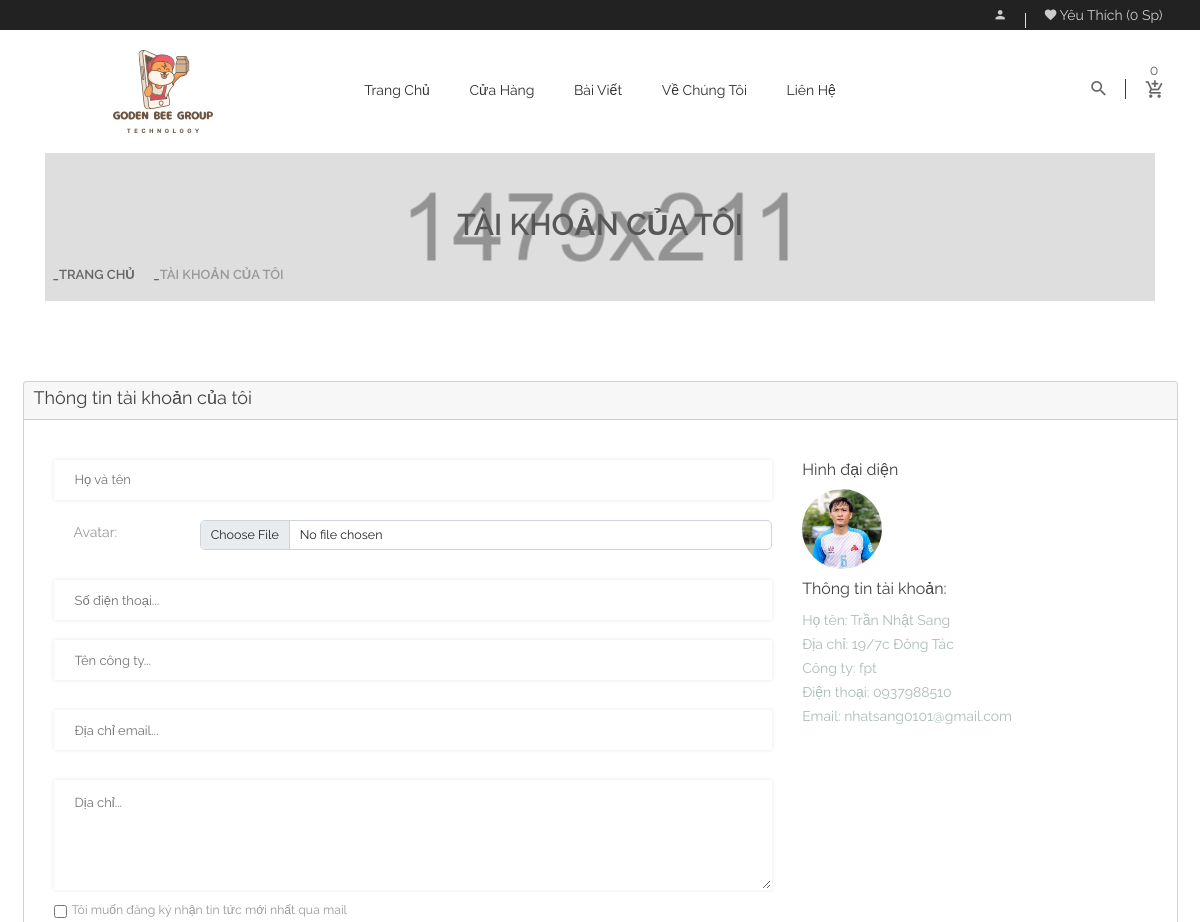
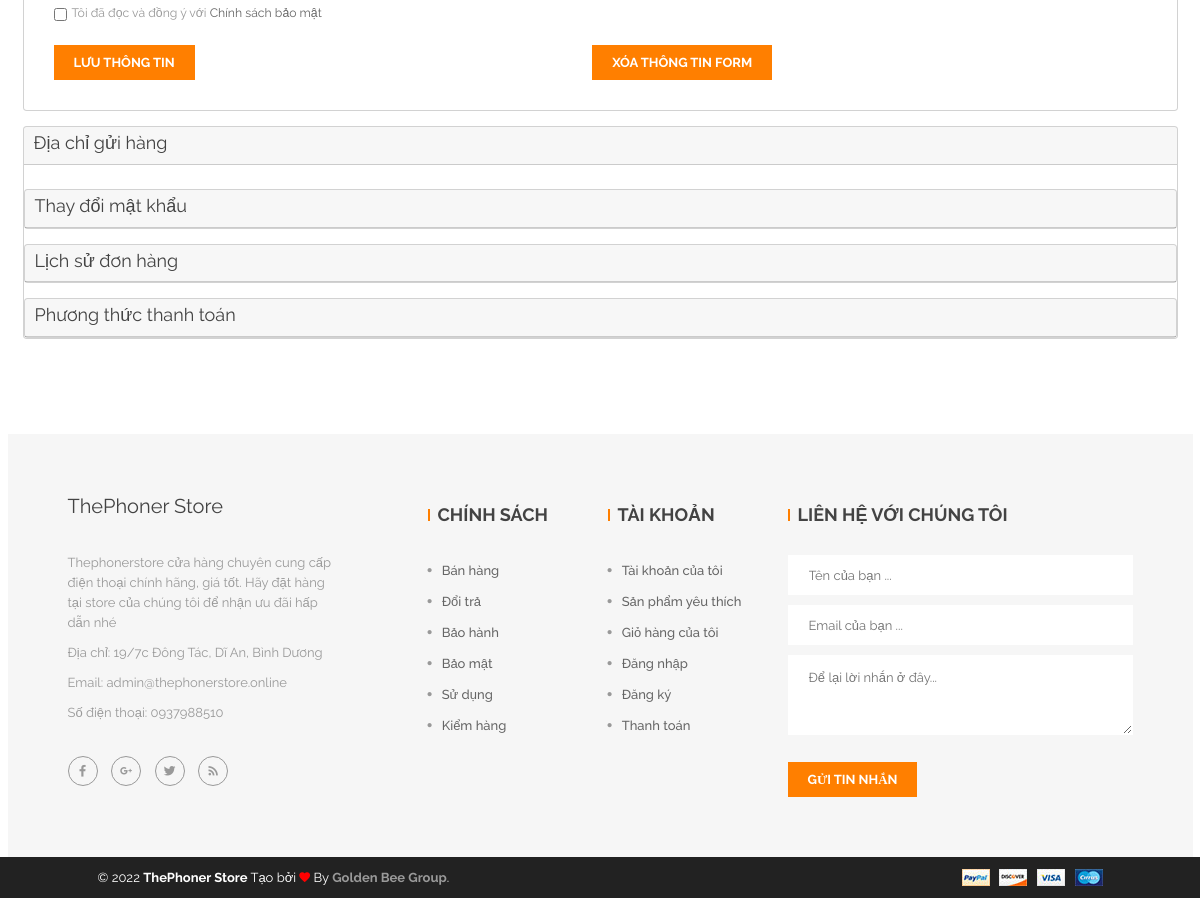
The page /site/index.php?act=settingaccount (signed in) on the database its author committed (2 pictures, top to bottom).
### tables this page shows
CREATE TABLE `tbl_nguoidung` (
  `id` int(10) NOT NULL,
  `tai_khoan` varchar(50) DEFAULT NULL,
  `mat_khau` varchar(50) NOT NULL,
  `ho_ten` varchar(50) NOT NULL,
  `diachi` varchar(255) DEFAULT NULL,
  `ship_address` varchar(255) DEFAULT NULL,
  `sodienthoai` varchar(11) NOT NULL,
  `kich_hoat` tinyint(1) NOT NULL DEFAULT 1,
  `hinh_anh` varchar(255) DEFAULT NULL,
  `email` varchar(50) NOT NULL,
  `vai_tro` tinyint(1) NOT NULL DEFAULT 3,
  `congty` varchar(50) DEFAULT NULL,
  `default_payment` varchar(15) DEFAULT 'codpayment'
);

### pdo-library.php (called while the page is built, shortened)
<?php
function pdo_get_connection()
{
    $servername = "localhost";
    $username = "root";
    $password = "";
    try {
        $conn = new PDO("mysql:host=$servername;dbname=duan1_database;charset=utf8", $username, $password);
        $conn->setAttribute(PDO::ATTR_ERRMODE, PDO::ERRMODE_EXCEPTION);
    } catch (PDOException $e) {
        echo "Connection failed: " . $e->getMessage();
    }
    return $conn;
}
function pdo_query_one($sql)
{
    $sql_args = array_slice(func_get_args(), 1);
    try {
        $conn = pdo_get_connection();
        $stmt = $conn->prepare($sql);
        $stmt->execute($sql_args);
        $row = $stmt->fetch(PDO::FETCH_ASSOC);
        return $row;
    } catch (PDOException $e) {
        throw $e;
    } finally {
        unset($conn);
    }
}

### DAO/user.php (called while the page is built, shortened)
<?php
function user_select_by_id($iduser)
{
    $sql = "SELECT * FROM tbl_nguoidung WHERE id=?";
    return pdo_query_one($sql, $iduser);
}

### site/view/pages/account/my-account.php (the view, shortened to what this page needs)
<div class="breadcrumbs-section plr-200 mb-80 section">
    <div class="breadcrumbs overlay-bg">
        <div class="container">
            <div class="row">
                <div class="col-lg-12">
                    <div class="breadcrumbs-inner">
                        <h1 class="breadcrumbs-title">Tài khoản của tôi</h1>
                        <ul class="breadcrumb-list">
                            <li><a href="index.html">Trang chủ</a></li>
                            <li>Tài khoản của tôi</li>
                        </ul>
                    </div>
                </div>
            </div>
        </div>
    </div>
</div>
<div id="page-content" class="page-wrapper section">
    <div class="login-section mb-80">
        <div class="container">
            <div class="row">
                <div class="col-lg-12 ">
                    <div class="my-account-content" id="accordion">
                        <div class="card mb-15">
                            <div class="card-header" id="headingOne">
                                <h4 class="card-title">
                                    <a href="#" data-bs-toggle="collapse" data-bs-target="#collapseOne"
                                        aria-expanded="true" aria-controls="collapseOne">Thông tin tài khoản của tôi</a>
                                </h4>
                            </div>
                            <div id="collapseOne" class="collapse show" aria-labelledby="headingOne"
                                data-bs-parent="#accordion">
                                <div class="card-body p-5">
                                    <div class="row">
                                        <div class="col-md-8">
                                            <form onsubmit="updateInfo()" action="./index.php?act=updateaccount"
                                                method="POST" enctype="multipart/form-data">
                                                <div class="new-customers">
                                                    <div class="">
                                                        <div class="row">
                                                            <div class="col-md-1w">
                                                                <input type="text" name="ho_ten"
                                                                    placeholder="Họ và tên">
                                                            </div>
                                                            <div class="mb-20 d-flex align-content-center">
                                                                <label for="formFileMultiple"
                                                                    class="form-label pl-20 w-25">Avatar:
                                                                </label>
                                                                <input class="form-control form-control-lg" type="file"
                                                                    name="hinh_anh" id="formFileMultiple">
                                                            </div>
                                                        </div>
                                                        <div class="form-group">
                                                            <input type="text" name="sodienthoai"
                                                                placeholder="Số điện thoại...">
                                                        </div>
                                                        <input type="text" name="companyname"
                                                            placeholder="Tên công ty...">
                                                        <div class="form-group">
                                                            <input type="text" name="email"
                                                                placeholder="Địa chỉ email...">
                                                        </div>
                                                        <div class="form-group">
                                                            <textarea name="diachi" class="custom-textarea"
                                                                placeholder="Dịa chỉ..."></textarea>
                                                        </div>
                                                        <div class="checkbox">
                                                            <label class="mr-10">
                                                                <small>
                                                                    <input type="checkbox" name="signup">Tôi muốn đăng
                                                                    ký
                                                                    nhận tin
                                                                    tức mới nhất qua mail
                                                                </small>
                                                            </label>
                                                            <br>
                                                            <label>
                                                                <small>
                                                                    <input type="checkbox" name="signup">Tôi đã đọc và
                                                                    đồng
                                                                    ý với <a href="index.php?act=privacy-policy">Chính
                                                                        sách
                                                                        bảo mật</a>
                                                                </small>
                                                            </label>
                                                        </div>
                                                        <div class="row">
                                                            <div class="col-md-6">
                                                                <input name="updateacountinfobtn"
                                                                    class="submit-btn-1 mt-20 btn-hover-1" type="submit"
                                                                    value="Lưu thông tin" />
                                                            </div>
                                                            <div class="col-md-6">
                                                                <button type="reset"
                                                                    class="submit-btn-1 mt-20 btn-hover-1 f-right"
                                                                    type="reset">Xóa thông tin form</button>
                                                            </div>
                                                        </div>
                                                    </div>
                                                </div>
                                            </form>
                                        </div>
                                        <div class="col-md-4">
                                            <?php include "./view/pages/account/account-info.php";?>
                                        </div>
                                    </div>
                                </div>
                            </div>
                        </div>
                    </div>
                    <div class="card mb-15">
                        <div class="card-header" id="headingTwo">
                            <h4 class="card-title">
                                <a id="shippingAddressBtn" data-bs-toggle="collapse" data-bs-target="#shippingAddress"
                                    aria-expanded="false" aria-controls="shippingAddress">Địa chỉ gửi hàng</a>
                            </h4>
                        </div>
                    </div>
                    <br>
                    <div class="card mb-15">
                        <div class="card-header">
                            <h4 class="card-title">
                                <a id="changePassBtn" data-bs-toggle="collapse" data-bs-target="#changePass"
                                    aria-expanded="false" aria-controls="changePass">Thay đổi mật khẩu</a>
                            </h4>
                        </div>
                    </div>
                    <div class="card mb-15">
                        <div class="card-header">
                            <h4 class="card-title">
                                <a id="historyOrderBtn" data-bs-toggle="collapse" data-bs-target="#historyOrder"
                                    aria-expanded="false" aria-controls="historyOrder">Lịch sử đơn hàng </a>
                            </h4>
                        </div>
                    </div>
                    <div class="card">
                        <div class="card-header">
                            <h4 class="card-title">
                                <a id="paymentMethodBtn" data-bs-toggle="collapse" data-bs-target="#paymentMethod"
                                    aria-expanded="false" aria-controls="paymentMethod">Phương thức thanh toán</a>
                            </h4>
                        </div>
                    </div>
                </div>
            </div>
        </div>
    </div>
</div>
</div>

### site/view/pages/account/account-info.php (shortened to what this page needs)
<h5 class="my-3">Hình đại diện</h5>
<?php
if (isset($_SESSION['iduser'])) {
    $iduser = $_SESSION['iduser'];
    $user = user_select_by_id($iduser);
}
$imgUrl = substr($user['hinh_anh'], 0, 4) == "http" ? $user['hinh_anh'] : "../uploads/" . $user['hinh_anh'];
?>
<img src="<?php echo $imgUrl ?>" alt="fsdf" style="width: 8rem; height: 8rem; object-fit: cover; border-radius: 50%"
    class="account-img">
<h5 class="mt-3">Thông tin tài khoản: </h5>
<ul>
    <li>
        Họ tên: <?php echo $user['ho_ten']; ?>
    </li>
    <li>
        Địa chỉ: <?php echo $user['diachi']; ?>
    </li>
    <li>
        Công ty: <?php echo $user['congty']; ?>
    </li>
    <li>
        Điện thoại: <?php echo $user['sodienthoai']; ?>
    </li>
    <li>
        Email: <?php echo $user['email']; ?>
    </li>
</ul>

### site/assets/css/style.css (style rules this page uses)
:root { --main-color: #ff7f00; }
.breadcrumbs { background: #f6f6f6 url("img/breadcrumb/1.png") no-repeat scroll center center; }
.overlay-bg { position: relative; }
.overlay-bg::before { background: #f6f6f6 none repeat scroll 0 0; content: ""; height: 100%; left: 0; opacity: 0.6; position: absolute; top: 0; transition: all 0.3s ease 0s; width: 100%; }
.breadcrumbs-inner { position: relative; z-index: 10; }
.breadcrumbs-title { color: #575757; font-size: 30px; font-weight: 600; line-height: 24px; margin-bottom: 0; padding: 60px 0 30px; text-align: center; text-transform: uppercase; }
.breadcrumb-list { line-height: 1; padding-bottom: 20px; }
.breadcrumb-list > li { color: #999999; display: inline-block; font-size: 13px; font-weight: 600; margin-right: 15px; text-transform: uppercase; }
.breadcrumb-list > li::before { content: "_"; left: 0; color: #666666; transition: all 0.3s ease 0s; }
.breadcrumb-list > li > a { color: #666666; }
.custom-textarea { height: 110px; }

### site/assets/css/responsive.css (style rules this page uses)
@media (min-width: 1170px) and (max-width: 1400px) { .plr-200 { padding-left: 45px; padding-right: 45px; } }
@media (min-width: 1200px) { .container { max-width: 1170px; } }

### site/assets/css/shortcode/default.css (style rules this page uses)
body { background: #fff; font-family: 'Raleway', sans-serif; font-weight: normal; font-style: normal; font-size: 14px; line-height: 24px; }
h1, h2, h3, h4, h5, h6 { font-family: 'Raleway', sans-serif; font-weight: normal; color: #434343; margin-top: 0px; font-style: normal; font-weight: 400; }
h1 a, h2 a, h3 a, h4 a, h5 a, h6 a { color: inherit }
h1 { font-size: 30px; font-weight: 500; }
h4 { font-size: 18px; }
h5 { font-size: 16px; }
h1, h2, h3, h4, h5, h6 { margin-bottom: 10px; }
ul { margin: 0px; padding: 0px; }
label { color: #999; font-size: 14px; font-weight: 400; }
.f-right { float: right }
.section { float: left; width: 100%; }
@media only screen and (min-width: 992px) { .container { --bs-gutter-x: 15px; } }
@media only screen and (min-width: 992px) { .container .row { --bs-gutter-x: 30px; } }
input[type="checkbox"] { vertical-align: middle; margin-right: 5px; }
a.button-border span, a.button-border-white span, input, select, textarea { -webkit-transition: all 0.5s ease-out 0s; -moz-transition: all 0.5s ease-out 0s; -ms-transition: all 0.5s ease-out 0s; -o-transition: all 0.5s ease-out 0s; transition: all 0.5s ease-out 0s; }
input[type="text"], input[type="password"] { background: #fff none repeat scroll 0 0; border: 1px solid transparent; box-shadow: 0 0 4px rgba(0, 0, 0, 0.1); color: #999999; font-size: 13px; height: 40px; margin-bottom: 20px; padding-left: 20px; padding-right: 20px; width: 100%; }
button { background: rgba(0, 0, 0, 0) none repeat scroll 0 0; border: medium none; font-family: raleway; }
textarea { background: #ffffff none repeat scroll 0 0; border: 1px solid transparent; box-shadow: 0 0 4px rgba(0, 0, 0, 0.1); font-size: 13px; padding: 10px 10px 10px 20px; resize: vertical; width: 100%; }
.submit-btn-1 { background: rgb(255, 127, 0) none repeat scroll 0 0; border: medium none; color: rgb(255, 255, 255); font-size: 13px; font-weight: 700; height: 35px; padding: 0 20px; text-transform: uppercase; transition: all 0.3s ease 0s; }
.btn-hover-1, .btn-hover-2 { position: relative; }
.btn-hover-1::before, .btn-hover-2::before { background: #434343 none repeat scroll 0 0; bottom: 0; content: ""; height: 2px; left: 0; position: absolute; transition: all 0.5s ease 0s; width: 0; z-index: 9999; }
.mt-20 { margin-top: 20px }
.mr-10 { margin-right: 10px }
.mb-15 { margin-bottom: 15px }
.mb-20 { margin-bottom: 20px }
.mb-80 { margin-bottom: 80px }
.pl-20 { padding-left: 20px }
.plr-200 { padding-left: 200px; padding-right: 200px }

### rows shown on the page
tbl_nguoidung: hinh_anh (picture), ho_ten "Trần Nhật Sang", diachi "19/7c Đông Tác", congty "fpt", sodienthoai "0937988510", email "nhatsang0101@gmail.com"

### other values the page prints
$amount_wishlists "0"
$amount_carts "0"
